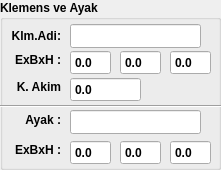
     <widget class="QGroupBox" name="groupBox_16">
      <property name="geometry">
       <rect>
        <x>1080</x>
        <y>110</y>
        <width>221</width>
        <height>170</height>
       </rect>
      </property>
      <property name="font">
       <font>
        <weight>75</weight>
        <bold>true</bold>
       </font>
      </property>
      <property name="title">
       <string>Klemens ve Ayak</string>
      </property>
      <widget class="QLabel" name="label_144">
       <property name="geometry">
        <rect>
         <x>20</x>
         <y>110</y>
         <width>41</width>
         <height>20</height>
        </rect>
       </property>
       <property name="font">
        <font>
         <weight>75</weight>
         <bold>true</bold>
        </font>
       </property>
       <property name="text">
        <string>Ayak :</string>
       </property>
       <property name="alignment">
        <set>Qt::AlignRight|Qt::AlignTrailing|Qt::AlignVCenter</set>
       </property>
      </widget>
      <widget class="QLabel" name="label_145">
       <property name="geometry">
        <rect>
         <x>10</x>
         <y>26</y>
         <width>51</width>
         <height>20</height>
        </rect>
       </property>
       <property name="font">
        <font>
         <weight>75</weight>
         <bold>true</bold>
        </font>
       </property>
       <property name="text">
        <string>Klm.Adi:</string>
       </property>
       <property name="alignment">
        <set>Qt::AlignRight|Qt::AlignTrailing|Qt::AlignVCenter</set>
       </property>
      </widget>
      <widget class="QLabel" name="label_klemens_error">
       <property name="geometry">
        <rect>
         <x>200</x>
         <y>26</y>
         <width>20</width>
         <height>20</height>
        </rect>
       </property>
       <property name="text">
        <string/>
       </property>
       <property name="pixmap">
        <pixmap resource="icons.qrc">:/staticfiles/icons/warning.png</pixmap>
       </property>
       <property name="scaledContents">
        <bool>true</bool>
       </property>
      </widget>
      <widget class="QLabel" name="label_ayak_error">
       <property name="geometry">
        <rect>
         <x>200</x>
         <y>110</y>
         <width>20</width>
         <height>20</height>
        </rect>
       </property>
       <property name="text">
        <string/>
       </property>
       <property name="pixmap">
        <pixmap resource="icons.qrc">:/staticfiles/icons/warning.png</pixmap>
       </property>
       <property name="scaledContents">
        <bool>true</bool>
       </property>
      </widget>
      <widget class="QPushButton" name="pushButton_klemens_2">
       <property name="geometry">
        <rect>
         <x>10</x>
         <y>20</y>
         <width>201</width>
         <height>81</height>
        </rect>
       </property>
       <property name="text">
        <string/>
       </property>
       <property name="autoDefault">
        <bool>false</bool>
       </property>
       <property name="flat">
        <bool>true</bool>
       </property>
      </widget>
      <widget class="QLabel" name="label_153">
       <property name="geometry">
        <rect>
         <x>10</x>
         <y>77</y>
         <width>51</width>
         <height>20</height>
        </rect>
       </property>
       <property name="font">
        <font>
         <weight>75</weight>
         <bold>true</bold>
        </font>
       </property>
       <property name="text">
        <string>K. Akim</string>
       </property>
       <property name="alignment">
        <set>Qt::AlignRight|Qt::AlignTrailing|Qt::AlignVCenter</set>
       </property>
      </widget>
      <widget class="QLineEdit" name="lineEdit_klemens_adi">
       <property name="geometry">
        <rect>
         <x>70</x>
         <y>24</y>
         <width>131</width>
         <height>24</height>
        </rect>
       </property>
      </widget>
      <widget class="QLineEdit" name="lineEdit_ayak_adi">
       <property name="geometry">
        <rect>
         <x>70</x>
         <y>110</y>
         <width>131</width>
         <height>24</height>
        </rect>
       </property>
      </widget>
      <widget class="QDoubleSpinBox" name="doubleSpinBox_ayak_b_deg">
       <property name="geometry">
        <rect>
         <x>70</x>
         <y>140</y>
         <width>41</width>
         <height>25</height>
        </rect>
       </property>
       <property name="buttonSymbols">
        <enum>QAbstractSpinBox::NoButtons</enum>
       </property>
       <property name="decimals">
        <number>1</number>
       </property>
       <property name="maximum">
        <double>9999.000000000000000</double>
       </property>
      </widget>
      <widget class="QDoubleSpinBox" name="doubleSpinBox_ayak_c_deg">
       <property name="geometry">
        <rect>
         <x>170</x>
         <y>140</y>
         <width>41</width>
         <height>25</height>
        </rect>
       </property>
       <property name="buttonSymbols">
        <enum>QAbstractSpinBox::NoButtons</enum>
       </property>
       <property name="decimals">
        <number>1</number>
       </property>
       <property name="maximum">
        <double>9999.000000000000000</double>
       </property>
      </widget>
      <widget class="QDoubleSpinBox" name="doubleSpinBox_ayak_a_deg">
       <property name="geometry">
        <rect>
         <x>120</x>
         <y>140</y>
         <width>41</width>
         <height>25</height>
        </rect>
       </property>
       <property name="buttonSymbols">
        <enum>QAbstractSpinBox::NoButtons</enum>
       </property>
       <property name="decimals">
        <number>1</number>
       </property>
       <property name="maximum">
        <double>9999.000000000000000</double>
       </property>
      </widget>
      <widget class="QLabel" name="label_155">
       <property name="geometry">
        <rect>
         <x>10</x>
         <y>140</y>
         <width>51</width>
         <height>20</height>
        </rect>
       </property>
       <property name="font">
        <font>
         <weight>75</weight>
         <bold>true</bold>
        </font>
       </property>
       <property name="text">
        <string>ExBxH :</string>
       </property>
       <property name="alignment">
        <set>Qt::AlignRight|Qt::AlignTrailing|Qt::AlignVCenter</set>
       </property>
      </widget>
      <widget class="QDoubleSpinBox" name="doubleSpinBox_klemens_a_deg">
       <property name="geometry">
        <rect>
         <x>70</x>
         <y>50</y>
         <width>41</width>
         <height>25</height>
        </rect>
       </property>
       <property name="buttonSymbols">
        <enum>QAbstractSpinBox::NoButtons</enum>
       </property>
       <property name="decimals">
        <number>1</number>
       </property>
       <property name="maximum">
        <double>9999.000000000000000</double>
       </property>
      </widget>
      <widget class="QDoubleSpinBox" name="doubleSpinBox_klemens_b_deg">
       <property name="geometry">
        <rect>
         <x>120</x>
         <y>50</y>
         <width>41</width>
         <height>25</height>
        </rect>
       </property>
       <property name="buttonSymbols">
        <enum>QAbstractSpinBox::NoButtons</enum>
       </property>
       <property name="decimals">
        <number>1</number>
       </property>
       <property name="maximum">
        <double>9999.000000000000000</double>
       </property>
      </widget>
      <widget class="QDoubleSpinBox" name="doubleSpinBox_klemens_c_deg">
       <property name="geometry">
        <rect>
         <x>170</x>
         <y>50</y>
         <width>41</width>
         <height>25</height>
        </rect>
       </property>
       <property name="buttonSymbols">
        <enum>QAbstractSpinBox::NoButtons</enum>
       </property>
       <property name="decimals">
        <number>1</number>
       </property>
       <property name="maximum">
        <double>9999.000000000000000</double>
       </property>
      </widget>
      <widget class="QLabel" name="label_156">
       <property name="geometry">
        <rect>
         <x>10</x>
         <y>50</y>
         <width>51</width>
         <height>20</height>
        </rect>
       </property>
       <property name="font">
        <font>
         <weight>75</weight>
         <bold>true</bold>
        </font>
       </property>
       <property name="text">
        <string>ExBxH :</string>
       </property>
       <property name="alignment">
        <set>Qt::AlignRight|Qt::AlignTrailing|Qt::AlignVCenter</set>
       </property>
      </widget>
      <widget class="Line" name="line_9">
       <property name="geometry">
        <rect>
         <x>0</x>
         <y>98</y>
         <width>231</width>
         <height>16</height>
        </rect>
       </property>
       <property name="orientation">
        <enum>Qt::Horizontal</enum>
       </property>
      </widget>
      <widget class="QPushButton" name="pushButton_ayak">
       <property name="geometry">
        <rect>
         <x>10</x>
         <y>110</y>
         <width>211</width>
         <height>51</height>
        </rect>
       </property>
       <property name="text">
        <string/>
       </property>
       <property name="autoDefault">
        <bool>false</bool>
       </property>
       <property name="flat">
        <bool>true</bool>
       </property>
      </widget>
      <widget class="QDoubleSpinBox" name="doubleSpinBox_klemens_akim">
       <property name="geometry">
        <rect>
         <x>70</x>
         <y>77</y>
         <width>71</width>
         <height>25</height>
        </rect>
       </property>
       <property name="buttonSymbols">
        <enum>QAbstractSpinBox::NoButtons</enum>
       </property>
       <property name="decimals">
        <number>1</number>
       </property>
       <property name="maximum">
        <double>9999.000000000000000</double>
       </property>
      </widget>
      <zorder>label_144</zorder>
      <zorder>label_145</zorder>
      <zorder>label_klemens_error</zorder>
      <zorder>label_ayak_error</zorder>
      <zorder>label_153</zorder>
      <zorder>lineEdit_klemens_adi</zorder>
      <zorder>lineEdit_ayak_adi</zorder>
      <zorder>doubleSpinBox_ayak_b_deg</zorder>
      <zorder>doubleSpinBox_ayak_c_deg</zorder>
      <zorder>doubleSpinBox_ayak_a_deg</zorder>
      <zorder>label_155</zorder>
      <zorder>doubleSpinBox_klemens_a_deg</zorder>
      <zorder>doubleSpinBox_klemens_b_deg</zorder>
      <zorder>doubleSpinBox_klemens_c_deg</zorder>
      <zorder>label_156</zorder>
      <zorder>line_9</zorder>
      <zorder>pushButton_klemens_2</zorder>
      <zorder>pushButton_ayak</zorder>
      <zorder>doubleSpinBox_klemens_akim</zorder>
     </widget>
